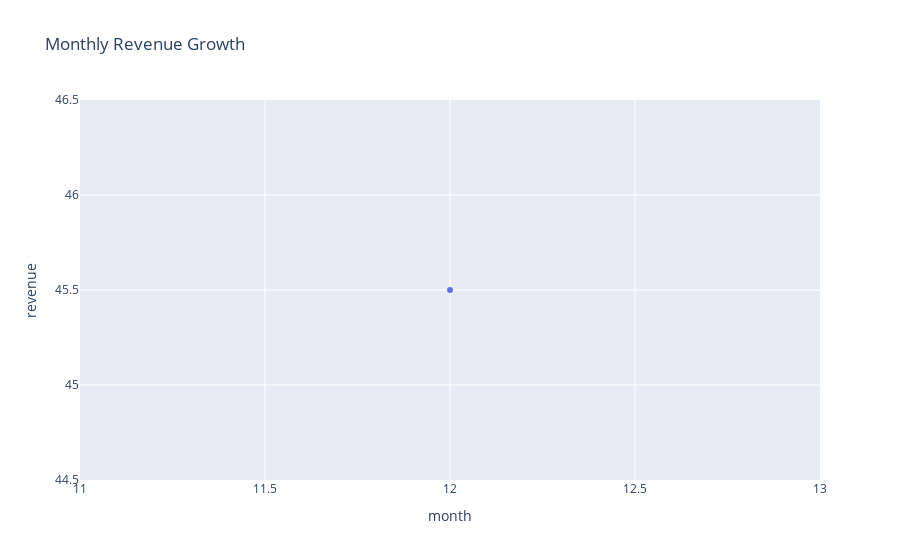

This figure's notebook cell:
### Code cell
# Aggregation
q2_data = df.groupby("month").agg(revenue=("amount", "sum")).reset_index().sort_values("month")

# Plotly Express Chart
fig2 = time_line(q2_data, x="month", y="revenue", title="Monthly Revenue Growth")
fig2.show()

# Export
save_fig(fig2, FIG_DIR / "revenue_trend_monthly.png")

### Figure 1 — Plotly figure (JSON) as saved in the notebook; plotly's stock layout.template omitted (floating-point values rounded to 4 significant figures)
{"data": [{"hovertemplate": "month=%{x}<br>revenue=%{y}<extra></extra>", "legendgroup": "", "line": {"color": "#636efa", "dash": "solid"}, "marker": {"symbol": "circle"}, "mode": "lines+markers", "name": "", "orientation": "v", "showlegend": false, "type": "scatter", "x": [12.0], "xaxis": "x", "y": [45.5], "yaxis": "y"}], "layout": {"legend": {"tracegroupgap": 0}, "title": {"text": "Monthly Revenue Growth"}, "xaxis": {"anchor": "y", "domain": [0, 1], "title": {"text": "month"}}, "yaxis": {"anchor": "x", "domain": [0, 1], "title": {"text": "revenue"}}}}
